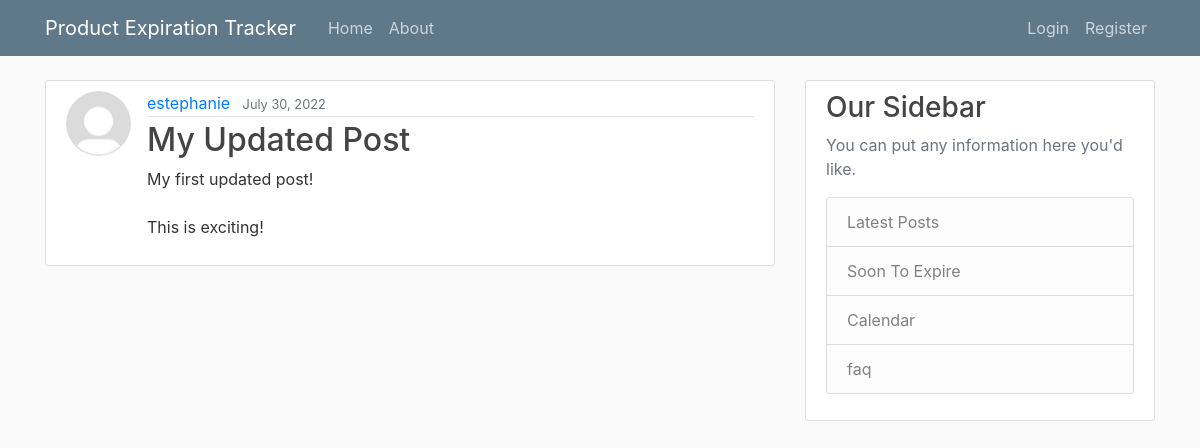
Page /post/4/ on the earlier database version.
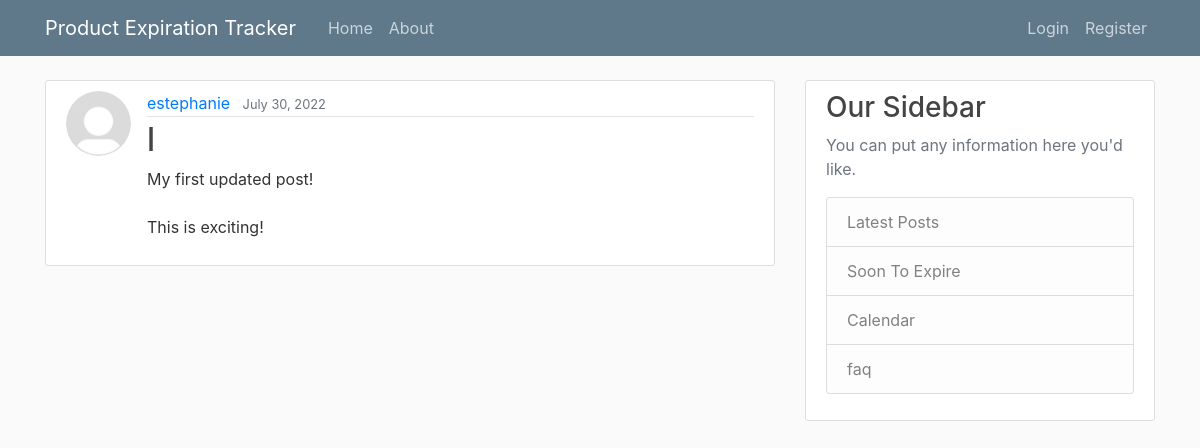
Same page on the later database version.
### blog/models.py (models this page shows, shortened)
class Post(models.Model):
    title = models.CharField(max_length=100)
    content = models.TextField()
    date_posted = models.DateTimeField(default=timezone.now)
    author = models.ForeignKey(User, on_delete=models.CASCADE)

### users/models.py (models this page shows, shortened)
class Profile(models.Model):
    user = models.OneToOneField(User, on_delete=models.CASCADE)
    image = models.ImageField(default='default.jpg', upload_to='profile_pics')

### blog/views.py (the view)
# urls.py: path('post/<int:pk>/', PostDetailView.as_view(), name='post-detail'),
class PostDetailView(DetailView):
    model = Post

### blog/templates/blog/post_detail.html (shortened to what this page needs)
{% extends "blog/base.html" %}
{% block content %}
  <article class="media content-section">
    <img class="rounded-circle article-img" src="{{ object.author.profile.image.url }}">
    <div class="media-body">
      <div class="article-metadata">
        <a class="mr-2" href="#">{{ object.author }}</a>
        <small class="text-muted">{{ object.date_posted|date:"F d, Y" }}</small>
      </div>
      <h2 class="article-title">{{ object.title }}</h2>
      <p class="article-content">{{ object.content }}</p>
    </div>
  </article>
{% endblock content %}

Differences in the rows shown:
changed Post "My first updated post! This is exciting!": title "My Updated Post" → "l"
